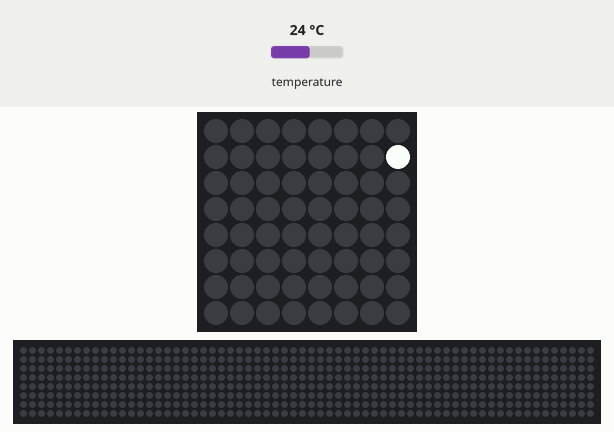
The program below on a simulated Raspberry Pi (BCM pin numbers) with a Sense HAT. On the bench: the Sense HAT's 8×8 RGB LED matrix, a strip that is not on the board, showing the scrolling text unrolled. Inputs (shaded band) come from the test bench; at power-on: temperature 24 °C. The 64×8 strip is a reading aid, not a part: it shows the text the matrix is scrolling, unrolled, one strip-width of it at a time. At 23.0 s the program stops and its outputs stay as they are.

Above: at 0.17 s.
At 2.99 s:
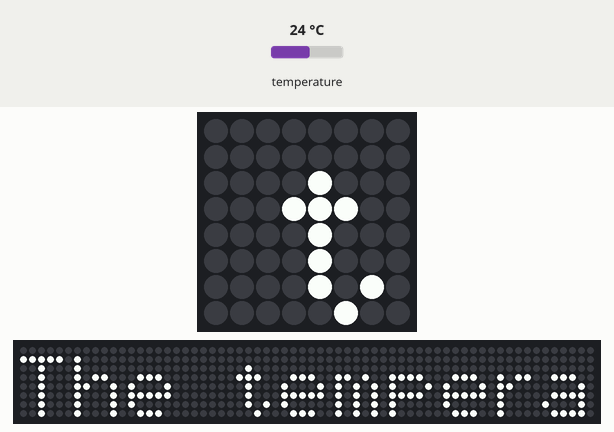
At 5.81 s:
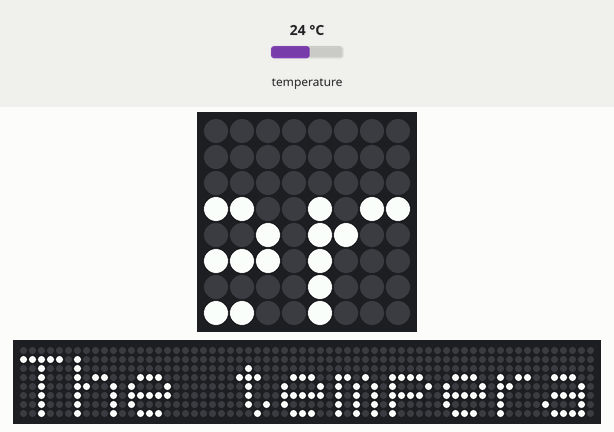
At 11.55 s:
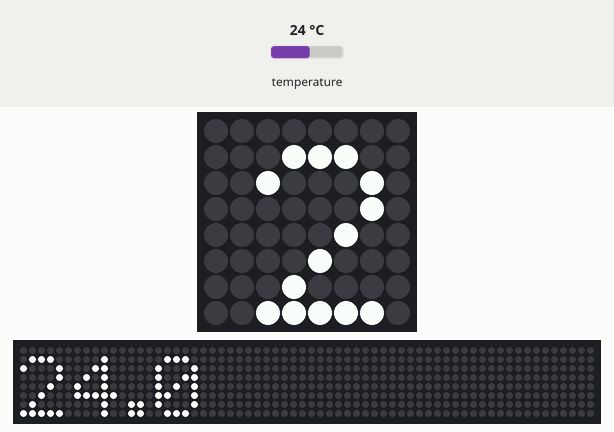
At 17.19 s:
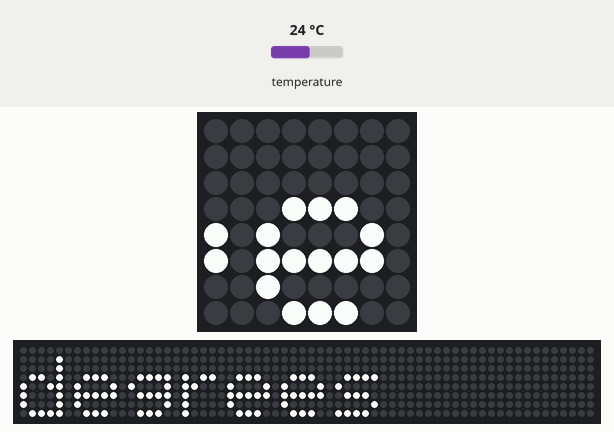
At 22.93 s:
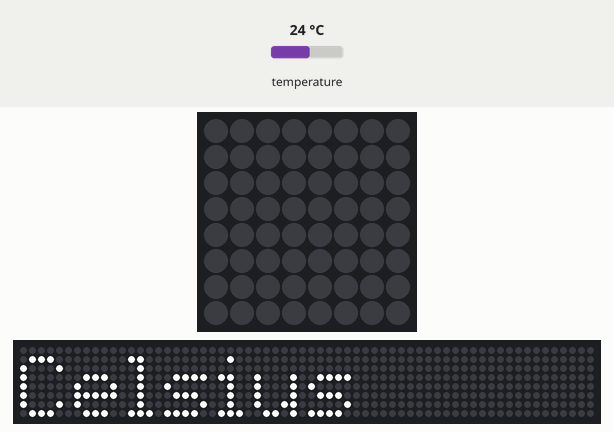

The program:

senseHat_temp.py
```python
from sense_hat import SenseHat

sense = SenseHat()
sense.clear()

#get the temperature from the temperature sensor on the LED screen
temp = sense.get_temperature()

#we get a number with a lot of numbers after the decimal, so we use this code to round that value
round_temp = round(temp,2)

#display the temperature from the LED screen
sense.show_message("The temperature is "+ str(round_temp)+ " degrees Celsius")
```
